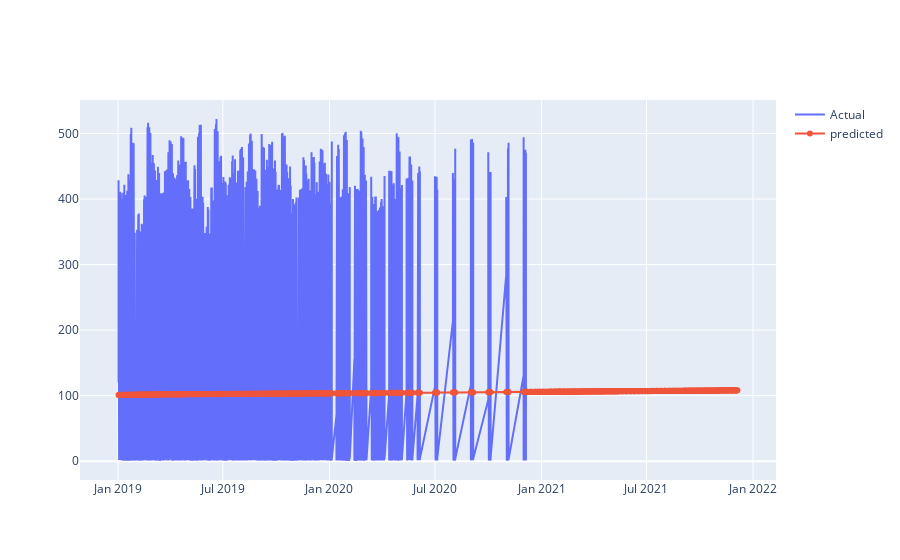

Notebook code for this chart:
### Markdown cell above
### Plot the Actual v/s Predicted Without Optimization

### Code cell
fig = go.Figure([go.Scatter(x=df['ds'], y=df['y'],mode='lines',
                    name='Actual')])
#You can add traces using an Express plot by using add_trace
fig.add_trace(go.Scatter(x=prediction['ds'], y=prediction['yhat'],
                   mode='lines+markers',
                    name='predicted'))
#To display a figure using the renderers framework, you call the .show() method on a graph object figure, or pass the figure to the plotly.io.show function. 
#With either approach, plotly.py will display the figure using the current default renderer(s).
fig.show()

### Figure 1 — Plotly figure (JSON) as saved in the notebook; plotly's stock layout.template omitted (floating-point values rounded to 4 significant figures; data arrays with more than 128 entries replaced by an {"elided": "..."} marker saying what was removed)
{"data": [{"mode": "lines", "name": "Actual", "type": "scatter", "x": {"elided": "16599 str values"}, "y": {"elided": "16599 float values"}}, {"mode": "lines+markers", "name": "predicted", "type": "scatter", "x": {"elided": "863 str values"}, "y": {"elided": "863 float values"}}], "layout": {}}
